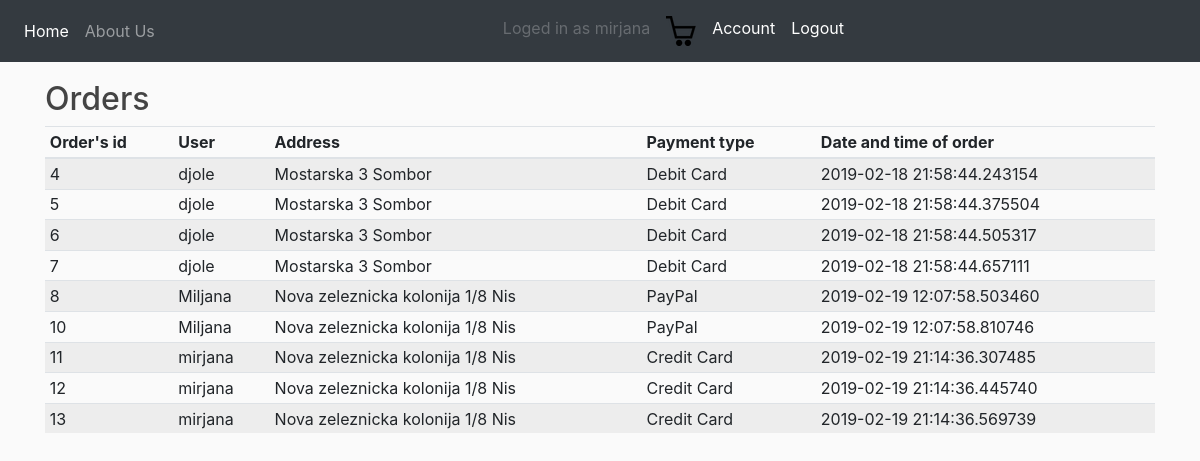
/orders (signed in), run on the app's committed database.
### appoteka/models/user.py (models this page shows, shortened)
class User(db.Model, UserMixin):
    __tablename__ = 'user'
    id = Column(Integer, primary_key=True)
    role_id = Column(Integer, ForeignKey('role.role_id'))
    role = relationship(
        Role,
        backref=backref('role',
                        uselist=True,
                        cascade='delete,all'))
    username = db.Column(db.String(20), unique=True, nullable=False)
    email = db.Column(db.String(120), unique=True, nullable=False)
    image_file = db.Column(db.String(20), nullable=False, default='default.jpg')
    password = db.Column(db.String(60), nullable=False)

### appoteka/models/order.py (models this page shows, shortened)
class Order(db.Model):
    __tablename__ = 'order'
    id = Column(Integer, primary_key=True)
    cart_item_id = Column(Integer, ForeignKey('cart_item.id'))
    cart_item = relationship(
        Cart_Item,
        backref=backref('cart_item',
                        uselist=True,
                        cascade='delete,all'))
    name = db.Column(db.String(20),  nullable=False)
    last_name = db.Column(db.String(120), nullable=False)
    username = db.Column(db.String(20),nullable=False)
    email = db.Column(db.String(120),  nullable=False)
    address = db.Column(db.String(20),nullable=False)
    country = db.Column(db.String(120), nullable=False)
    zip_code = db.Column(db.String(7),  nullable=False)
    payment_method = db.Column(db.String(120),  nullable=False)
    name_on_card = db.Column(db.String(120),  nullable=False)
    credit_card_number = db.Column(db.String(20),  nullable=False)
    expiration = db.Column(db.String(120),  nullable=False)
    cvv = db.Column(db.String(20),  nullable=False)
    make_date = db.Column(db.DateTime, nullable=False, default=datetime.utcnow)

### appoteka/routes.py (the view)
@app.route('/orders', methods=['GET','POST'])
@login_required
def orders():
    orders = Order.query.distinct()
    return render_template('orders.html',orders = orders)

### appoteka/models/user.py (called while the page is built)
@login_manager.user_loader
def load_user(user_id):
    return User.query.get(int(user_id))

### appoteka/templates/orders.html
{% extends 'layout.html'%}
{% block body %}
    <h2>Orders</h2>
          <div class="table-responsive">
            <table class="table table-striped table-sm">
              <thead>
                <tr>
                  <th>Order's id</th>
                  <th>User</th>
                  <th>Address</th>
                  <th>Payment type</th>
                  <th>Date and time of order</th>
                </tr>
              </thead>
              <tbody>
                  {% for o in orders %}
                <tr>
                  <td> {{o.id}}</td>
                  <td>{{o.username}}</td>
                  <td>{{o.address}}</td>
                  <td>{{o.payment_method}}</td>
                  <td>{{o.make_date}}</td>
                </tr>
                {% endfor %}
              </tbody>
            </table>
          </div>
{% endblock %}

### appoteka/templates/includes/_navbar.html (shortened to what this page needs)
  <nav class="navbar fixed-top navbar-expand-sm navbar-dark bg-dark">
      <div class="collapse navbar-collapse" id="navbarsExample03">
        <ul class="navbar-nav mr-auto mt-2 mt-lg-0">
          <li class="nav-item active">
            <a class="nav-link" href="/">Home <span class="sr-only">(current)</span></a>
          </li>
          <li class="nav-item">
            <a class="nav-link" href="/about">About Us</a>
          </li>
         </ul>
        <ul class="navbar-nav mr-auto navbar-right my-2 my-lg-0">
          {% if current_user.is_authenticated %}
                  <li class="nav-item">
                      <a class="nav-link disabled" href="#">Loged in as {{current_user.username}}</a>
                    </li>
                  {% if current_user.role_id == 2 %}
                    <li class="nav-item active">
                        <a class="nav-link" href="/cart "> <img class="featurette-image img-fluid mx-auto cart-picture" id = "cart-picture" src = "{{ url_for('static',filename = 'cart/empty1.png') }}" ></a>
                    </li>
                  {% else %}
                    <li class="nav-item active">
                        <a class="nav-link" href="/orders">Orders</a>
                    </li>
                  {% endif %}
            <li class="nav-item active">
                  <a class="nav-link" href="/account">Account</a>
            </li>
            <li class="nav-item active">
                <a class="nav-link" href="/logout">Logout</a>
            </li>
          {% endif %}
        </ul>
      </div>
    </nav>

### appoteka/static/main.css (style rules this page uses)
body { background: #fafafa; color: #333333; margin-top: 5rem; }
h1, h2, h3, h4, h5, h6 { color: #444444; }

### data on the page
User: username "mirjana"
Order: id "4", username "djole", address "Mostarska 3 Sombor", payment_method "Debit Card", make_date "2019-02-18 21:58:44.243154"
Order: id "5", username "djole", address "Mostarska 3 Sombor", payment_method "Debit Card", make_date "2019-02-18 21:58:44.375504"
Order: id "6", username "djole", address "Mostarska 3 Sombor", payment_method "Debit Card", make_date "2019-02-18 21:58:44.505317"
Order: id "7", username "djole", address "Mostarska 3 Sombor", payment_method "Debit Card", make_date "2019-02-18 21:58:44.657111"
Order: id "8", username "Miljana", address "Nova zeleznicka kolonija 1/8 Nis", payment_method "PayPal", make_date "2019-02-19 12:07:58.503460"
Order: id "10", username "Miljana", address "Nova zeleznicka kolonija 1/8 Nis", payment_method "PayPal", make_date "2019-02-19 12:07:58.810746"
Order: id "11", username "mirjana", address "Nova zeleznicka kolonija 1/8 Nis", payment_method "Credit Card", make_date "2019-02-19 21:14:36.307485"
Order: id "12", username "mirjana", address "Nova zeleznicka kolonija 1/8 Nis", payment_method "Credit Card", make_date "2019-02-19 21:14:36.445740"
Order: id "13", username "mirjana", address "Nova zeleznicka kolonija 1/8 Nis", payment_method "Credit Card", make_date "2019-02-19 21:14:36.569739"
